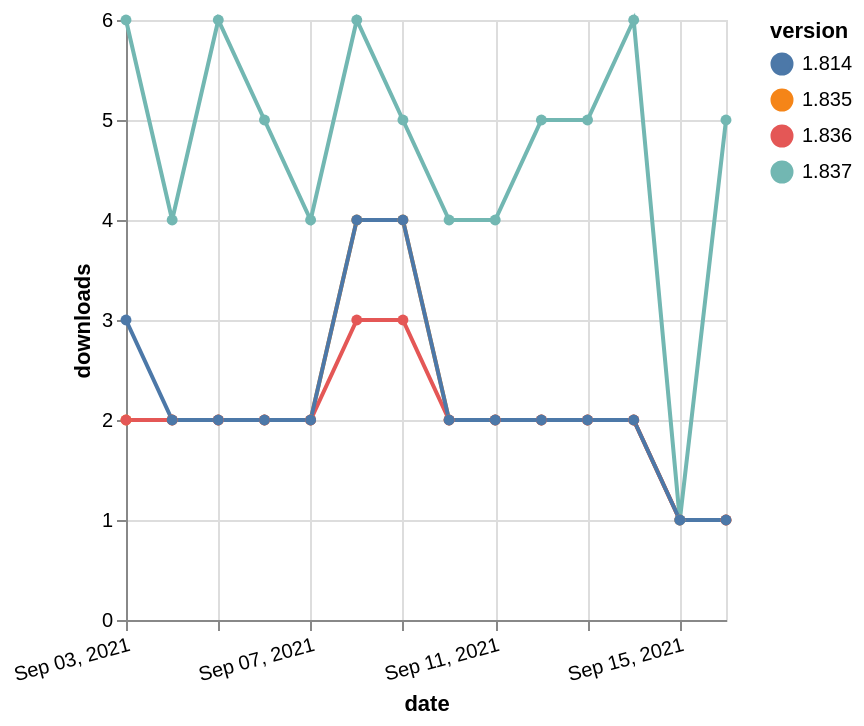

Express this chart as Vega-Lite.
### Vega-Lite specification from a JSON file in a GitHub repository (floating-point values rounded to 4 significant figures)
{"$schema": "https://vega.github.io/schema/vega-lite/v5.json", "description": "A simple bar chart with embedded data.", "data": {"values": [{"date": "2021-09-03", "total": 2467, "delta": 2, "version": "1.835"}, {"date": "2021-09-04", "total": 2469, "delta": 2, "version": "1.835"}, {"date": "2021-09-05", "total": 2471, "delta": 2, "version": "1.835"}, {"date": "2021-09-06", "total": 2473, "delta": 2, "version": "1.835"}, {"date": "2021-09-07", "total": 2475, "delta": 2, "version": "1.835"}, {"date": "2021-09-08", "total": 2479, "delta": 4, "version": "1.835"}, {"date": "2021-09-09", "total": 2483, "delta": 4, "version": "1.835"}, {"date": "2021-09-10", "total": 2485, "delta": 2, "version": "1.835"}, {"date": "2021-09-11", "total": 2487, "delta": 2, "version": "1.835"}, {"date": "2021-09-12", "total": 2489, "delta": 2, "version": "1.835"}, {"date": "2021-09-13", "total": 2491, "delta": 2, "version": "1.835"}, {"date": "2021-09-14", "total": 2493, "delta": 2, "version": "1.835"}, {"date": "2021-09-15", "total": 2494, "delta": 1, "version": "1.835"}, {"date": "2021-09-16", "total": 2495, "delta": 1, "version": "1.835"}, {"date": "2021-09-03", "total": 2281, "delta": 2, "version": "1.836"}, {"date": "2021-09-04", "total": 2283, "delta": 2, "version": "1.836"}, {"date": "2021-09-05", "total": 2285, "delta": 2, "version": "1.836"}, {"date": "2021-09-06", "total": 2287, "delta": 2, "version": "1.836"}, {"date": "2021-09-07", "total": 2289, "delta": 2, "version": "1.836"}, {"date": "2021-09-08", "total": 2292, "delta": 3, "version": "1.836"}, {"date": "2021-09-09", "total": 2295, "delta": 3, "version": "1.836"}, {"date": "2021-09-10", "total": 2297, "delta": 2, "version": "1.836"}, {"date": "2021-09-11", "total": 2299, "delta": 2, "version": "1.836"}, {"date": "2021-09-12", "total": 2301, "delta": 2, "version": "1.836"}, {"date": "2021-09-13", "total": 2303, "delta": 2, "version": "1.836"}, {"date": "2021-09-14", "total": 2305, "delta": 2, "version": "1.836"}, {"date": "2021-09-15", "total": 2306, "delta": 1, "version": "1.836"}, {"date": "2021-09-16", "total": 2307, "delta": 1, "version": "1.836"}, {"date": "2021-09-03", "total": 3349, "delta": 6, "version": "1.837"}, {"date": "2021-09-04", "total": 3353, "delta": 4, "version": "1.837"}, {"date": "2021-09-05", "total": 3359, "delta": 6, "version": "1.837"}, {"date": "2021-09-06", "total": 3364, "delta": 5, "version": "1.837"}, {"date": "2021-09-07", "total": 3368, "delta": 4, "version": "1.837"}, {"date": "2021-09-08", "total": 3374, "delta": 6, "version": "1.837"}, {"date": "2021-09-09", "total": 3379, "delta": 5, "version": "1.837"}, {"date": "2021-09-10", "total": 3383, "delta": 4, "version": "1.837"}, {"date": "2021-09-11", "total": 3387, "delta": 4, "version": "1.837"}, {"date": "2021-09-12", "total": 3392, "delta": 5, "version": "1.837"}, {"date": "2021-09-13", "total": 3397, "delta": 5, "version": "1.837"}, {"date": "2021-09-14", "total": 3403, "delta": 6, "version": "1.837"}, {"date": "2021-09-15", "total": 3404, "delta": 1, "version": "1.837"}, {"date": "2021-09-16", "total": 3409, "delta": 5, "version": "1.837"}, {"date": "2021-09-03", "total": 2961, "delta": 3, "version": "1.814"}, {"date": "2021-09-04", "total": 2963, "delta": 2, "version": "1.814"}, {"date": "2021-09-05", "total": 2965, "delta": 2, "version": "1.814"}, {"date": "2021-09-06", "total": 2967, "delta": 2, "version": "1.814"}, {"date": "2021-09-07", "total": 2969, "delta": 2, "version": "1.814"}, {"date": "2021-09-08", "total": 2973, "delta": 4, "version": "1.814"}, {"date": "2021-09-09", "total": 2977, "delta": 4, "version": "1.814"}, {"date": "2021-09-10", "total": 2979, "delta": 2, "version": "1.814"}, {"date": "2021-09-11", "total": 2981, "delta": 2, "version": "1.814"}, {"date": "2021-09-12", "total": 2983, "delta": 2, "version": "1.814"}, {"date": "2021-09-13", "total": 2985, "delta": 2, "version": "1.814"}, {"date": "2021-09-14", "total": 2987, "delta": 2, "version": "1.814"}, {"date": "2021-09-15", "total": 2988, "delta": 1, "version": "1.814"}, {"date": "2021-09-16", "total": 2989, "delta": 1, "version": "1.814"}]}, "width": "container", "mark": {"type": "line", "point": {"filled": true}}, "encoding": {"x": {"field": "date", "type": "temporal", "timeUnit": "yearmonthdate", "title": "date", "axis": {"labelAngle": -15}}, "y": {"field": "delta", "type": "quantitative", "title": "downloads"}, "color": {"field": "version", "type": "nominal"}, "tooltip": {"field": "delta"}}}
